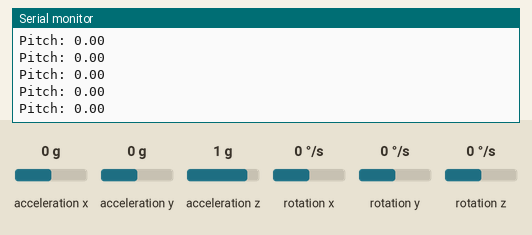
This sketch was run on a simulated ESP32. On the bench: the last lines printed to the serial monitor. The inputs (shaded band) are chosen by the test bench; at power-on: acceleration y 0 g, acceleration z 1 g, rotation x 0 °/s, acceleration x 0 g, rotation y 0 °/s, rotation z 0 °/s.

Above: at 3.2 s.
3.3 s: acceleration y set to -1.4 g
At 4.4 s:
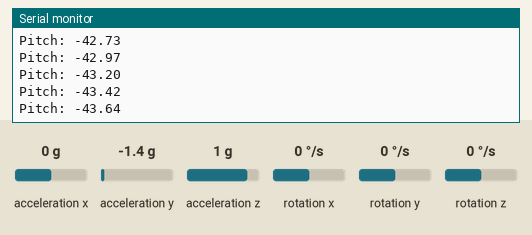
4.8 s: acceleration z set to -1.4 g
At 5.7 s:
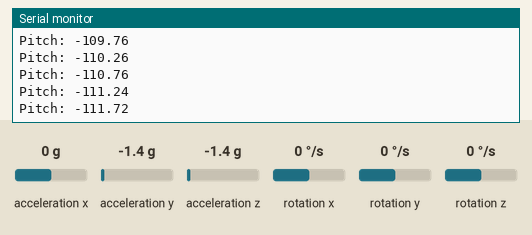
6.3 s: rotation x set to -192 °/s
At 7.0 s:
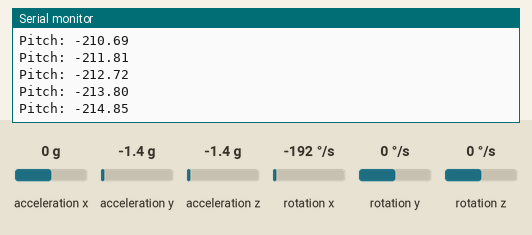
Timing chart, 0 to 9.3 s (numbered marks = the images above; inputs shaded):
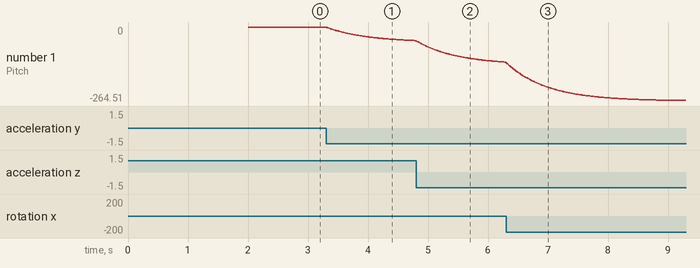

Measured:
- after the input at 3.3 s, the serial monitor: prints a new line at once (image 1)
- plotted number 1: 0 → -48.44 after the input at 3.3 s

The sketch:

ComplementaryFilterCode.ino
```cpp
#include <MPU9250_asukiaaa.h>

MPU9250_asukiaaa mySensor;

float pitch = 0.0;
unsigned long lastTime = 0;
float alpha = 0.98; // Complementary filter weight

void setup() {
  Serial.begin(115200);
  Wire.begin(21, 22); // ESP32 I2C pins

  mySensor.setWire(&Wire);
  mySensor.beginAccel();
  mySensor.beginGyro();

  delay(2000); // Wait for sensor to stabilize

  lastTime = millis();
}

void loop() {
  mySensor.accelUpdate();
  mySensor.gyroUpdate();

  float gx = mySensor.gyroX();  // deg/sec
  float ay = mySensor.accelY();
  float az = mySensor.accelZ();

  // Time step (in seconds)
  unsigned long now = millis();
  float dt = (now - lastTime) / 1000.0;
  lastTime = now;

  // Step 1: Estimate pitch from accelerometer
  float pitchAcc = atan2(ay, az) * 180.0 / PI;

  // Step 2: Integrate gyro data
  pitch = alpha * (pitch + gx * dt) + (1.0 - alpha) * pitchAcc;

  // Output pitch angle
  Serial.print("Pitch: ");
  Serial.println(pitch);

  delay(10); // ~100 Hz update
}
```
